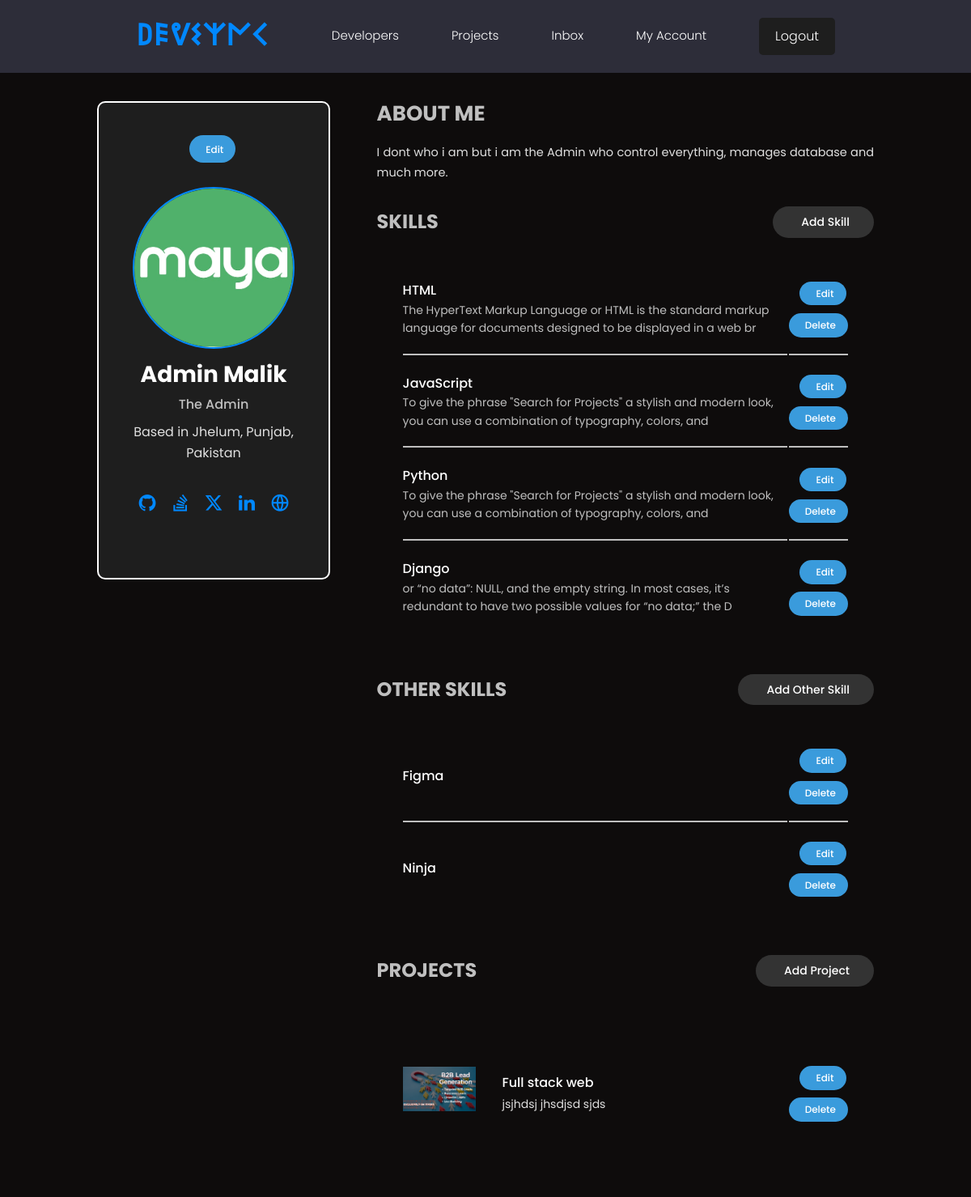
The page /user-account/ (signed in) on the database its author committed.
### users/models.py (models this page shows, shortened)
class Profile(models.Model):
    user = models.OneToOneField(User, on_delete=models.CASCADE, null=True, blank=True)
    name = models.CharField(max_length=200, null=True, blank=True)
    email = models.EmailField(max_length=200, unique=True, null=True, blank=True)
    username = models.CharField(max_length=200, null=True, blank=True)
    headline = models.CharField(max_length=200, null=True, blank=True)
    bio = models.TextField(null=True, blank=True)
    location = models.CharField(max_length=200, null=True, blank=True)
    profile_image = models.ImageField(
        max_length=200,
        null=True,
        blank=True,
        upload_to="profiles/",
        default="default_profile.png",
    )
    social_github = models.CharField(max_length=200, null=True, blank=True)
    social_twitter = models.CharField(max_length=200, null=True, blank=True)
    social_linkedin = models.CharField(max_length=200, null=True, blank=True)
    social_youtube = models.CharField(max_length=200, null=True, blank=True)
    social_website = models.CharField(max_length=200, null=True, blank=True)
    created = models.DateTimeField(auto_now_add=True)
    id = models.UUIDField(
        default=uuid.uuid4, unique=True, primary_key=True, editable=False
    )

class Skills(models.Model):
    owner = models.ForeignKey(Profile, on_delete=models.CASCADE, null=True, blank=True)
    name = models.CharField(max_length=200)
    description = models.TextField(null=True, blank=True)
    created = models.DateTimeField(auto_now_add=True)
    id = models.UUIDField(
        default=uuid.uuid4, unique=True, primary_key=True, editable=False
    )

class OtherSkill(models.Model):
    owner = models.ForeignKey(Profile, on_delete=models.CASCADE, null=True, blank=True)
    skill_name = models.CharField(max_length=100)
    created = models.DateTimeField(auto_now_add=True)
    id = models.UUIDField(
        default=uuid.uuid4, unique=True, primary_key=True, editable=False
    )

### app2024/models.py (models this page shows, shortened)
class Project(models.Model):
    owner = models.ForeignKey(Profile, null=True, blank=True, on_delete=models.SET_NULL)
    title = models.CharField(max_length=200)
    description = models.TextField(null=True, blank=True)
    demo_link = models.CharField(max_length=2000, null=True, blank=True)
    source_link = models.CharField(max_length=2000, null=True, blank=True)
    featured_image = models.ImageField(null=True, blank=True, default="default.jpg")
    tags = models.ManyToManyField("Tag", blank=True)
    vote_total = models.IntegerField(default=0, null=True, blank=True)
    vote_ratio = models.IntegerField(default=0, null=True, blank=True)
    created = models.DateTimeField(auto_now_add=True)
    id = models.UUIDField(
        default=uuid.uuid4, unique=True, primary_key=True, editable=False
    )
    class Meta:
        ordering = ["-vote_ratio", "-vote_total"]

### users/views.py (the view)
# urls.py: path('user-account/', views.userAccount, name='user-account'),
@login_required(login_url="login-User")
def userAccount(request):
    profile = request.user.profile
    context = {"page": f"{profile.name}", "profile": profile}
    return render(request, "user_account.html", context)

### templates/user_account.html (shortened to what this page needs)
{% extends "base.html" %} {% block content %}
<main class="settingsPage profile my-md">
  <div class="container">
    <div class="layout">
      <div class="column column--1of3">
        <div class="card text-center">
          <div class="card__body dev">
            <a
              style="color: white"
              class="tag tag--pill tag--main settings__btn"
              href="{% url 'edit-account' %}"
              > Edit</a
            >
            <img
              class="avatar avatar--xl dev__avatar"
              src="{{ profile.profile_image.url }}"
            />
            <h2 class="dev__name">{{ profile.name }}</h2>
            <p class="dev__title">{{ profile.headline }}</p>
            <p class="dev__location">Based in {{ profile.location }}</p>
            <ul class="dev__social">
              <li>
                <a
                  title="Github"
                  href="{{ profile.social_github }}"
                  target="_blank"
                  ><i class="ri-github-fill"></i
                ></a>
              </li>
              <li>
                <a title="Stackoverflow" href="#" target="_blank"
                  ><i class="ri-stack-overflow-fill"></i
                ></a>
              </li>
              <li>
                <a
                  title="Twitter"
                  href="{{ profile.social_twitter }}"
                  target="_blank"
                  ><i class="ri-twitter-x-fill"></i
                ></a>
              </li>
              <li>
                <a
                  title="LinkedIn"
                  href="{{ profile.social_linkedin }}"
                  target="_blank"
                  ><i class="ri-linkedin-fill"></i
                ></a>
              </li>
              <li>
                <a
                  title="Personal Website"
                  href="{{ profile.social_website }}"
                  target="_blank"
                  ><i class="ri-global-line"></i
                ></a>
              </li>
            </ul>
          </div>
        </div>
      </div>
      <div class="column column--2of3">
        <div class="devInfo">
          <h3 class="devInfo__title">About Me</h3>
          <p class="devInfo__about">{{ profile.bio }}</p>
        </div>
        <div class="settings">
          <h3 class="settings__title">Skills</h3>
          <a
            style="color: white"
            class="tag tag--pill tag--sub settings__btn tag--lg"
            href="{% url 'add-skill' %}"
            > Add Skill</a
          >
        </div>
        <table class="settings__table">
          {% for skill in profile.skills_set.all %}
          <tr>
            <td class="settings__tableInfo">
              <h4 style="color: white">{{ skill.name }}</h4>
              <p style="color: #bfbfbf">{{ skill.description|slice:"120" }}</p>
            </td>
            <td class="settings__tableActions">
              <a
                style="color: white"
                class="tag tag--pill tag--main settings__btn"
                href="{% url 'edit-skill' skill.id %}"
                > Edit</a
              >
              <a
                style="color: white"
                class="tag tag--pill tag--main settings__btn"
                href="{% url 'delete-skill' skill.id %}"
                > Delete</a
              >
            </td>
          </tr>
          {% endfor %}
        </table>
                <div class="settings">
                  <h3 class="settings__title">Other Skills</h3>
                  <a style="color: white" class="tag tag--pill tag--sub settings__btn tag--lg" href="{% url 'add-other-skill' %}"> Add Other Skill</a>
                </div>
                <table class="settings__table">
                  {% for other_skill in profile.otherskill_set.all %}
                  <tr>
                    <td class="settings__tableInfo">
                      <h4 style="color: white">{{ other_skill.skill_name }}</h4>
                    </td>
                    <td class="settings__tableActions">
                      <a style="color: white" class="tag tag--pill tag--main settings__btn"
                        href="{% url 'edit-other-skill' other_skill.id %}"> Edit</a>
                      <a style="color: white" class="tag tag--pill tag--main settings__btn"
                        href="{% url 'delete-other-skill' other_skill.id %}"> Delete</a>
                    </td>
                  </tr>
                  {% endfor %}
                </table>
        <div class="settings">
          <h3 class="settings__title">Projects</h3>
          <a
            style="color: white"
            class="tag tag--pill tag--sub settings__btn tag--lg"
            href="{% url 'create-project' %}"
            > Add Project</a
          >
        </div>
        <table class="settings__table">
          {% for project in profile.project_set.all %}
          <tr>
            <td class="settings__thumbnail">
              <a href="{% url 'projectpage' project.id %}"
                ><img
                  src="{{ project.featured_image.url }}"
                  alt="Project Thumbnail"
              /></a>
            </td>
            <td class="settings__tableInfo">
              <a href="{% url 'projectpage' project.id %}" style="color: white"
                >{{ project.title }}</a
              >
              <p>{{ project.description|slice:150 }}</p>
            </td>
            <td class="settings__tableActions">
              <a
                style="color: white"
                class="tag tag--pill tag--main settings__btn"
                href="{% url 'update-project' project.id %}"
                > Edit</a
              >
              <a
                style="color: white"
                class="tag tag--pill tag--main settings__btn"
                href="{% url 'delete-project' project.id %}"
                > Delete</a
              >
            </td>
          </tr>
          {% endfor %}
        </table>
      </div>
    </div>
  </div>
</main>
{% endblock content %}

### static/styles/app.css (style rules this page uses)
:root { --color-sub: #2d2d39; }
.card { border: 2px solid var(--color-light); }
img { width: 100%; }
.profile .card>.dev { padding: 4rem; }
.dev__avatar { display: block; margin: auto; }
.dev__name { color: var(--color-white); font-size: 2.8rem; font-weight: 700; margin-top: 1rem; margin-bottom: 0.5rem; }
.dev__title { color: var(--color-white-light); font-size: 1.6rem; font-weight: 500; line-height: 1.3; }
.dev__location { margin-top: 1rem; }
.dev__social { margin: 3rem 0; list-style: none; display: flex; justify-content: center; gap: 1.5rem; font-size: 25px; }
.devInfo { margin-bottom: 3rem; }
.devInfo__title, .devInfo__subtitle { font-size: 2.6rem; color: var(--color-white-light); text-transform: uppercase; font-weight: 700; margin-bottom: 1.5rem; }
.devInfo__about, .devSkill__info { font-size: 1.45rem; line-height: 1.7; text-align: justify; }
.settingsPage .dev>.settings__btn { display: inline-block; margin-bottom: 3rem; }
.settings { display: flex; justify-content: space-between; align-items: center; }
.settings__title { font-size: 2.4rem; text-transform: uppercase; font-weight: 700; color: var(--color-white-light); }
.settings__table { margin-top: 3rem; margin-bottom: 5rem; padding: 0 3rem; background: var(--color-bg); }
.settings__table tr { width: 100%; }
.settings__table tr>td { padding: 2rem 0; }
.settings__table tr:not(:last-child) td { border-bottom: 2px solid var(--color-white-light); }
.settings__thumbnail { width: 23%; min-width: 10rem; }
.settings__thumbnail img { padding-right: 3rem; height: 15rem; object-fit: contain; }
.settings__tableInfo { width: 100%; }
.settings__tableInfo h4, .settings__tableInfo a { padding-right: 1rem; width: auto; font-size: 1.6rem; font-weight: 500; color: var(--color-sub); }
.settings__tableInfo p { font-size: 1.4rem; }
.settings__tableActions { text-align: right; }

### static/uikit/styles/modules/_variables.css (style rules this page uses)
:root { --color-main: #0088ff; --color-main-light: #3a9bdc; --color-sub: #121212; --color-sub-light: #1e1e1e; --color-sub-lighter: #333333; --color-text: #e0e0e0; --color-gray: #757575; --color-light: #ffffff; --color-light-gray: #616161; --color-bg: #0e0c0c; --color-white: #ffffff; --color-white-light: #bfbfbf; --color-success: #4caf50; --color-success-bg: #2e7d32; --color-error: #f44336; --color-error-bg: #d32f2f; --font-base: 'Poppins', 'Segoe UI', Roboto, 'Helvetica Neue', Arial, sans-serif; --font-monospace: 'Fira Code', 'Courier New', Courier, monospace; --font-regular: 400; --font-medium: 500; --font-bold: 700; --generic-shadow: 2px 2px 8px rgba(0, 0, 0, 0.5); --generic-transition: all 0.3s ease-in-out; }

### static/uikit/styles/modules/_base.css (style rules this page uses)
* { margin: 0; padding: 0; box-sizing: border-box; text-rendering: optimizeLegibility; color: inherit; font-size: inherit; }
html { font-size: 50%; }
@media only screen and (min-width: 480px) { html { font-size: 56.25%; } }
@media only screen and (min-width: 1200px) { html { font-size: 62.5%; } }
body { line-height: 1.6; font-weight: 400; font-size: 1.5rem; color: var(--color-text); background-color: var(--color-bg); min-height: 100vh; }

### static/uikit/styles/modules/_typography.css (style rules this page uses)
* { font-family: var(--font-base); }
h2 { font-size: 3.6rem; font-weight: var(--font-bold); }
h3 { font-size: 3.2rem; font-weight: var(--font-medium); }
h4 { font-size: 2.8rem; font-weight: var(--font-medium); }
p, span, strong { font-size: 1.6rem; color: var(--color-text); font-weight: var(--font-regular); }
a { padding-bottom: 2px; text-decoration: none; display: inline-block; color: var(--color-main); font-weight: var(--font-medium); }

### static/uikit/styles/modules/_utilities.css (style rules this page uses)
.container { width: 92%; max-width: 165rem; margin: 0 auto; box-sizing: border-box; }
@media screen and (min-width: 1000px) { .container { width: 90%; } }
@media screen and (min-width: 1200px) { .container { width: 80%; } }
.text-center { text-align: center; }
.my-md { margin: 3rem auto; }

### static/uikit/styles/modules/_avatar.css (style rules this page uses)
.avatar { border-radius: 50%; border: 2px solid var(--color-main); object-fit: cover; }
.avatar--xl { height: 20rem; width: 20rem; }

### static/uikit/styles/modules/_card.css (style rules this page uses)
.card { border-radius: 1rem; background-color: var(--color-sub-light); border: 1.5px solid var(--color-light); width: auto; height: auto; margin-top: 0.5rem; margin-bottom: 0.5rem; overflow: hidden; }
.card__body, .card__header { padding: 2rem 2.5rem; }

### static/uikit/styles/modules/_layout.css (style rules this page uses)
.layout { display: flex; flex-flow: row wrap; justify-content: space-between; }
.layout > .column { margin-bottom: 3rem; }
.layout > .column.column--1of3 { flex-basis: 30%; }
.layout > .column.column--2of3 { flex-basis: 64%; }

### rows shown on the page
Profile: profile_image (picture), name "Admin Malik", headline "The Admin", location "Jhelum, Punjab, Pakistan", bio "I dont who i am but i am the Admin who control everything, manages database and much more."
Skills: name "HTML", description "The HyperText Markup Language or HTML is the standard markup language for documents designed to be displayed in a web br"
Skills: name "JavaScript", description "To give the phrase \"Search for Projects\" a stylish and modern look, you can use a combination of typography, colors, and"
Skills: name "Python", description "To give the phrase \"Search for Projects\" a stylish and modern look, you can use a combination of typography, colors, and"
Skills: name "Django", description "or “no data”: NULL, and the empty string. In most cases, it’s redundant to have two possible values for “no data;” the D"
OtherSkill: skill_name "Figma"
OtherSkill: skill_name "Ninja"
Project: featured_image (picture), title "Full stack web", description "jsjhdsj jhsdjsd sjds"
